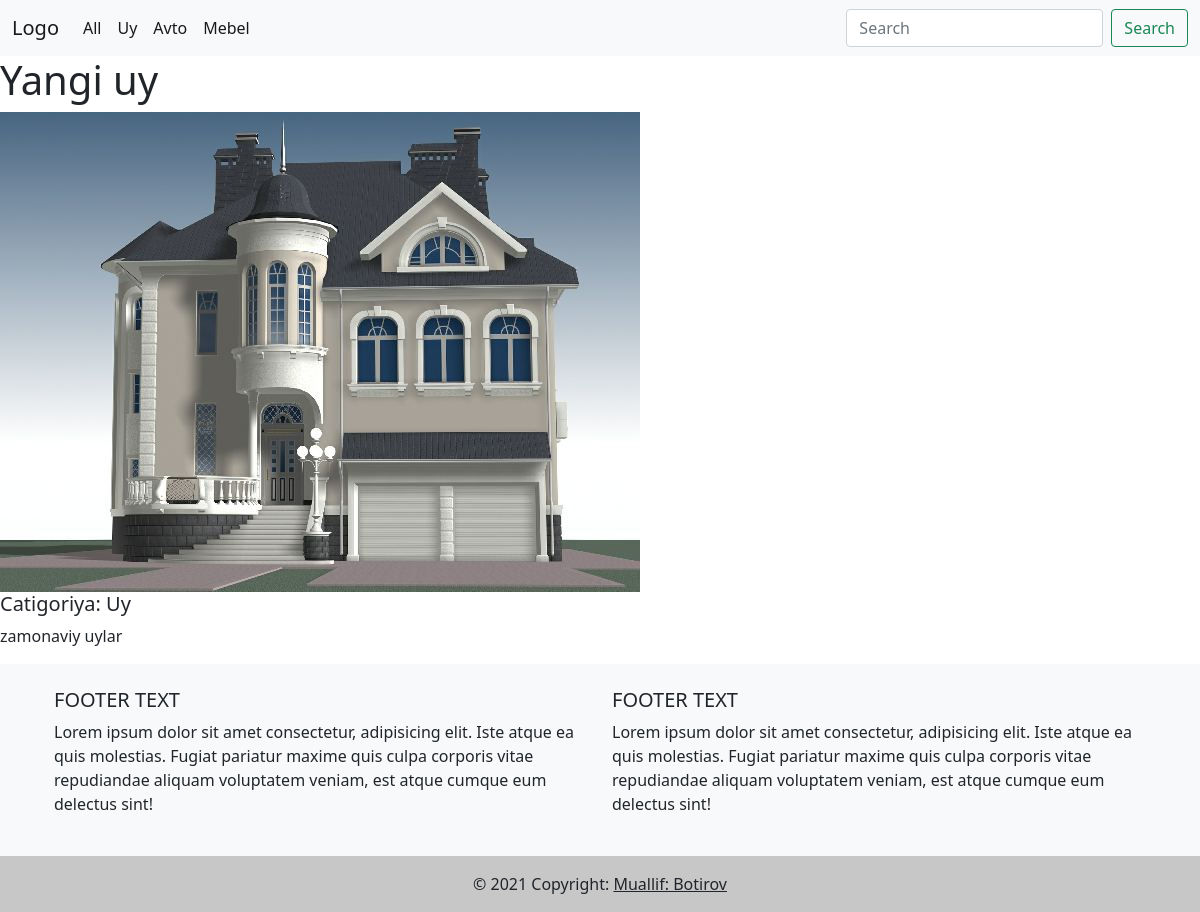
/Blog/3, run on the app's committed database.
### main/models.py (models this page shows, shortened)
class Catigory(models.Model):
    name=models.CharField(max_length=100)
    class Meta:
        verbose_name = "Catigory"
        verbose_name_plural = "Catigorys"
    def __str__(self):
        return self.name

class Blog(models.Model):
    title         = models.CharField(max_length=250)
    post_image    = models.ImageField(upload_to='blog_rasm')
    description   = models.TextField(max_length=250)
    categories    = models.ForeignKey(Catigory, on_delete=models.CASCADE,null=True)
    class Meta:
        verbose_name = ("Blog")
        verbose_name_plural = ("Blogs")

### main/views.py (the view)
# urls.py: path('Blog/<int:id>',views.detail_view,name='detail'),
def detail_view(request,id):
    blog_id = get_object_or_404(Blog, pk=id)
    categories = Catigory.objects.all()
    return render(request,'detail.html',{"Blog":blog_id,"categories":categories})

### templates/detail.html (shortened to what this page needs)
{% extends 'base.html' %}
{% block content %}
    <div class="top">
        <div class="title">
            <h1>{{ Blog.title }}</h1>
        </div>
    </div>
    <div class="mid">
        <div class="pic">
            <img src="{{ Blog.post_image.url }}" class="img-fluid" alt="{{ Blog.title }}">
        </div>
    </div>
    <div class="bot">
        <div class="category">
            <h5>Catigoriya: {{ Blog.categories }}</h5>
        </div>
        <div class="desc">
            <p>{{ Blog.description }}</p>
        </div>
    </div>
{%endblock%}

### templates/base.html (shortened to what this page needs)
<!DOCTYPE html>
<html lang="en">
	<head>
		<link
			href="https://cdn.jsdelivr.net/npm/bootstrap@5.0.1/dist/css/bootstrap.min.css"
			rel="stylesheet"
>
	</head>
	<body>
		<nav class="navbar navbar-expand-lg navbar-light bg-light">
			<div class="container-fluid">
				<a class="navbar-brand" href="{% url 'index' %}">Logo</a>
				<div class="collapse navbar-collapse" id="navbarSupportedContent">
					<ul class="navbar-nav me-auto mb-2 mb-lg-0">
						<li class="nav-item">
							<a class="nav-link active" aria-current="page" href="{% url 'index' %}">All</a>
						</li>
						{% for i in categories  %}
						<li class="nav-item">
							<a class="nav-link active" aria-current="page" href="{% url 'category' i.id %}">{{i.name}}</a>
						</li>
						{% endfor %}
					</ul>
					<form class="d-flex" method="GET" action="{% url 'search_view' %}">
						<input class="form-control me-2" name="query" type="search" placeholder="Search"
							aria-label="Search">
						<button class="btn btn-outline-success" type="submit">Search</button>
					</form>
				</div>
			</div>
		</nav>
        {%block content%}
        {%endblock%}
        <footer class="bg-light text-center text-lg-start">
            <div class="container p-4">
              <div class="row">
                <div class="col-lg-6 col-md-12 mb-4 mb-md-0">
                  <h5 class="text-uppercase">Footer text</h5>
                  <p>
                    Lorem ipsum dolor sit amet consectetur, adipisicing elit. Iste atque ea quis
                    molestias. Fugiat pariatur maxime quis culpa corporis vitae repudiandae
                    aliquam voluptatem veniam, est atque cumque eum delectus sint!
                  </p>
                </div>
                <div class="col-lg-6 col-md-12 mb-4 mb-md-0">
                  <h5 class="text-uppercase">Footer text</h5>
                  <p>
                    Lorem ipsum dolor sit amet consectetur, adipisicing elit. Iste atque ea quis
                    molestias. Fugiat pariatur maxime quis culpa corporis vitae repudiandae
                    aliquam voluptatem veniam, est atque cumque eum delectus sint!
                  </p>
                </div>
              </div>
            </div>
            <div class="text-center p-3" style="background-color: rgba(0, 0, 0, 0.2);">
              © 2021 Copyright:
              <a class="text-dark" href="https://t.me/INTILLEGENT">Muallif: Botirov</a>
            </div>
          </footer>
    </body>
</html>

### data on the page
Catigory: name "Uy"
Catigory: name "Avto"
Catigory: name "Mebel"
Blog: title "Yangi uy", post_image (picture), categories "Uy", description "zamonaviy uylar"
